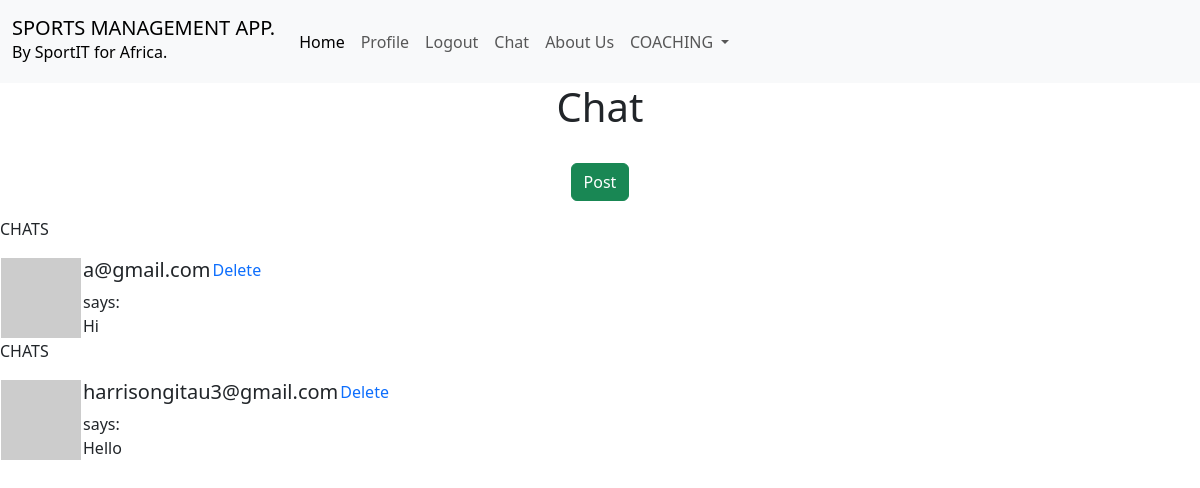
The page /chat (signed in) on the database its author committed.
### app/models.py (models this page shows, shortened)
class Post(db.Model):
    id = db.Column(db.Integer, primary_key=True)
    body = db.Column(db.Text)
    timestamp = db.Column(db.DateTime, default=datetime.utcnow)
    user_id = db.Column(db.Integer, db.ForeignKey('user.id'))

class User(UserMixin, db.Model):
    id = db.Column(db.Integer, primary_key=True)
    email = db.Column(db.String(120), index=True, unique=True)
    password_hash = db.Column(db.String(128))
    performances = db.relationship('Performance', backref='author', lazy='dynamic')
    targets = db.relationship('Target', backref='author', lazy='dynamic')
    players = db.relationship('Player', backref='author', lazy='dynamic')
    coaching = db.relationship('Coaching', backref='author', lazy='dynamic')
    last_seen = db.Column(db.DateTime, default=datetime.now)
    posts = db.relationship('Post', backref='author', lazy='dynamic')
    def avatar(self, size):
        digest = md5(self.email.lower().encode('utf-8')).hexdigest()
        return f'https://www.gravatar.com/avatar/{digest}?d=identicon&s={size}'

### app/routes.py (the view, shortened to what this page needs)
@app.route('/chat', methods=['GET', 'POST'])
@login_required
def chat():
    form = PostForm()
    page = request.args.get('page', 1, type=int)
    posts = Post.query.order_by(Post.timestamp.desc()).paginate(
        page=page,
        per_page=app.config['POSTS_PER_PAGE'],
        error_out=False)
    next_url = url_for('chat', email=current_user.email, page=posts.next_num) \
        if posts.has_next else None
    prev_url = url_for('chat', email= current_user.email, page=posts.prev_num) \
        if posts.has_prev else None
    return render_template(
        'chat.html' ,
        title='Chat',
        form = form,
        posts = posts.items,
        next_url=next_url,
        prev_url=prev_url)

### app/models.py (called while the page is built)
@login.user_loader
def login_user(id):
    return User.query.get(int(id))

### app/routes.py (called while the page is built)
@app.before_request
def before_request():
    if current_user.is_authenticated:
        current_user.last_seen = datetime.now()
        db.session.commit()

### app/templates/chat.html (shortened to what this page needs)
{% extends 'base.html' %}
{% block content %}
<div class="row text-center mb-4">
    <div class="col-md-12">
        <h1>{{ title }}</h1>
    </div>
</div>
<div class="row text-center" >
    <div class="col-md-12">
        <button type="button" class="btn btn-block btn-success mb-3" data-bs-toggle="modal" data-bs-target="#modal-form">Post</button>
    </div>
    </div>
    <div class="row">
        <div class="col-md-12">
            {% for post in posts %}
                {% if post %}
                    {% include 'post.html' %}
                {% endif %}
            {% endfor %}
        </div>
    </div>
{% endblock %}

### app/templates/post.html
<table>
    <p>
        CHATS
    </p>
    <tr valign="top">
        <td><img src=" {{ post.author.avatar(36) }}"></td>
        <td>
            <h5>{{ post.author.email }}</h5>
            says:<br>
            {{ post.body }}
        </td>
        <td>
            <a href="{{ url_for('delete_post', id = post.id) }}">Delete</a>
        </td>
    </tr>
</table>

### app/static/css/style.css (style rules this page uses)
a { text-decoration: none; }

### rows shown on the page
Post: author.email "a@gmail.com", body "Hi"
Post: author.email "harrisongitau3@gmail.com", body "Hello"

### other values the page prints
{{ title }} "Chat"
